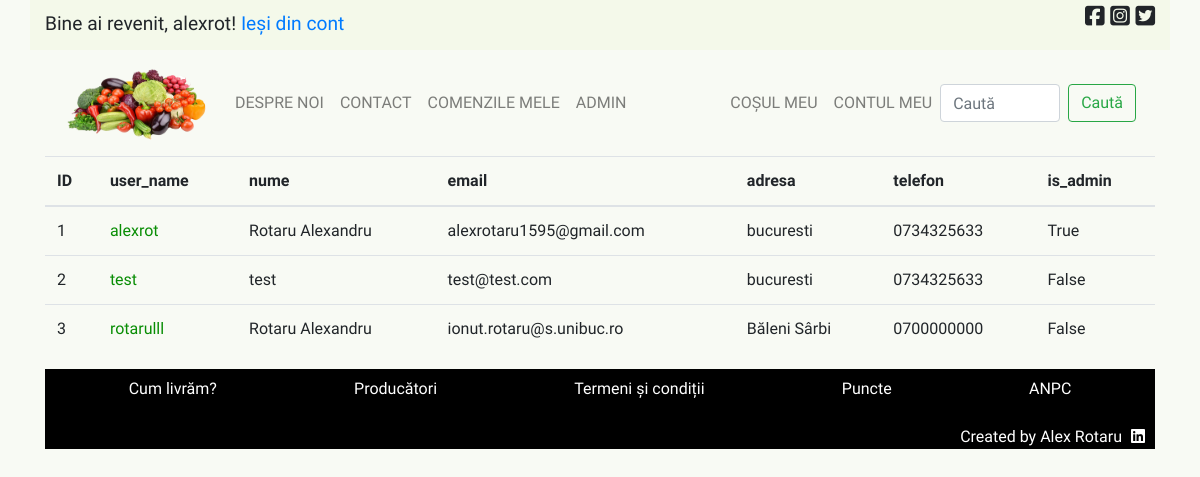
/admin/users (signed in), run on an earlier commit of the app's database.
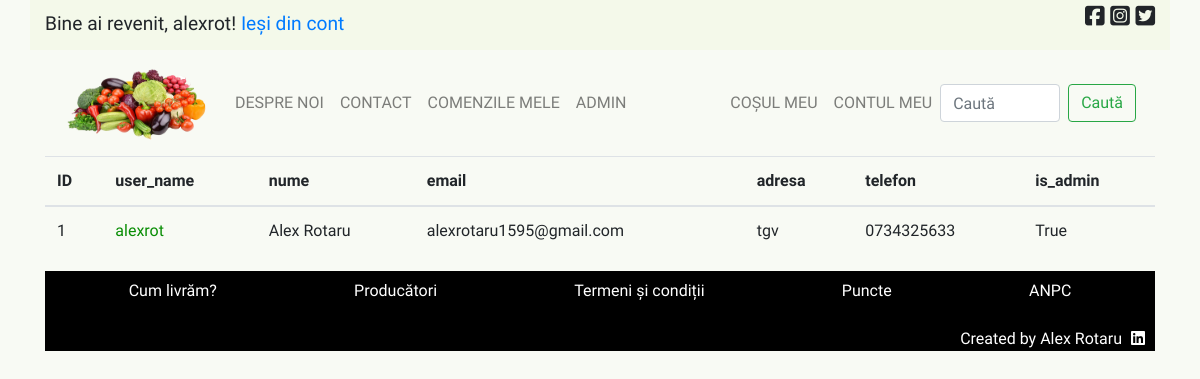
And on a later commit of the database.
### licenta/models.py (models this page shows, shortened)
class User(database.Model, UserMixin):
    __tablename__ = 'user'
    id = database.Column(database.Integer, primary_key=True)
    user_name = database.Column(
        database.String(20), unique=True, nullable=False)
    nume = database.Column(database.String(100), nullable=False)
    email = database.Column(database.String(120), unique=True, nullable=False)
    parola = database.Column(database.String(60), nullable=False)
    adresa = database.Column(database.String(200), nullable=False)
    telefon = database.Column(database.String(11), nullable=False)
    comenzi = database.relationship('Comenzi', backref='utilizator', lazy=True)
    is_admin = database.Column(
        database.Boolean(), nullable=False, default=False)

### licenta/routes.py (the view)
@app.route('/admin/users')
def all_users():
    if current_user.is_admin:
        users = User.query.all()
    else:
        return redirect(url_for('home'))
    return render_template('admin_all_users.html', title='Toți utilizatorii - Admin Only', users=users)

### licenta/models.py (called while the page is built)
@login_manager.user_loader
def load_user(user_id):
    return User.query.get(int(user_id))

### licenta/templates/admin_all_users.html
{% extends "principal.html" %}
{% block continut_unic %}
    <table class="table">
        <thead>
            <th>ID</th>
            <th>user_name</th>
            <th>nume</th>
            <th>email</th>
            <th>adresa</th>
            <th>telefon</th>
            <th>is_admin</th>
        </thead>
        <tbody>
            {% for user in users %}
                <tr>
                    <td>{{ user.id }}</td>
                    <td><a href="{{ url_for('user_comenzi', utilizator=user.id) }}" class="user-indep">{{ user.user_name }}</a></td>
                    <td>{{ user.nume }}</td>
                    <td>{{ user.email }}</td>
                    <td>{{ user.adresa }}</td>
                    <td>{{ user.telefon }}</td>
                    <td>{{ user.is_admin }}</td>
                </tr>
            {% endfor %}
        </tbody>
    </table>
{% endblock %}

### licenta/templates/principal.html (shortened to what the changed rows need)
<!DOCTYPE html>
<html>
<head>
    <link rel="stylesheet" href="https://stackpath.bootstrapcdn.com/bootstrap/4.5.0/css/bootstrap.min.css">
    <link rel="stylesheet" type="text/css" href="{{ url_for('static', filename='main.css') }}">
</head>
<body>
    <div class="bara_sus container d-flex justify-content-between">
        <div>
            {% if current_user.is_authenticated %}
                <p id="bine-ai-revenit">Bine ai revenit, {{ current_user.user_name }}!   <a href="{{ url_for('logout') }}">Ieși din cont</a></p>
            {% endif %}
        </div>
    </div>
    <div class="container">
        {% block continut_unic %}{% endblock %}
    </div>
</body>
</html>

What changed in the data, as far as the page shows it:
removed User: id "2", user_name "test", nume "test", email "test@test.com", adresa "bucuresti", telefon "0734325633", is_admin "False"
removed User: id "3", user_name "rotarulll", nume "Rotaru Alexandru", email "ionut.rotaru@s.unibuc.ro", adresa "Băleni Sârbi", telefon "0700000000", is_admin "False"
changed User "alexrot": nume "Rotaru Alexandru" → "Alex Rotaru"; adresa "bucuresti" → "tgv"
